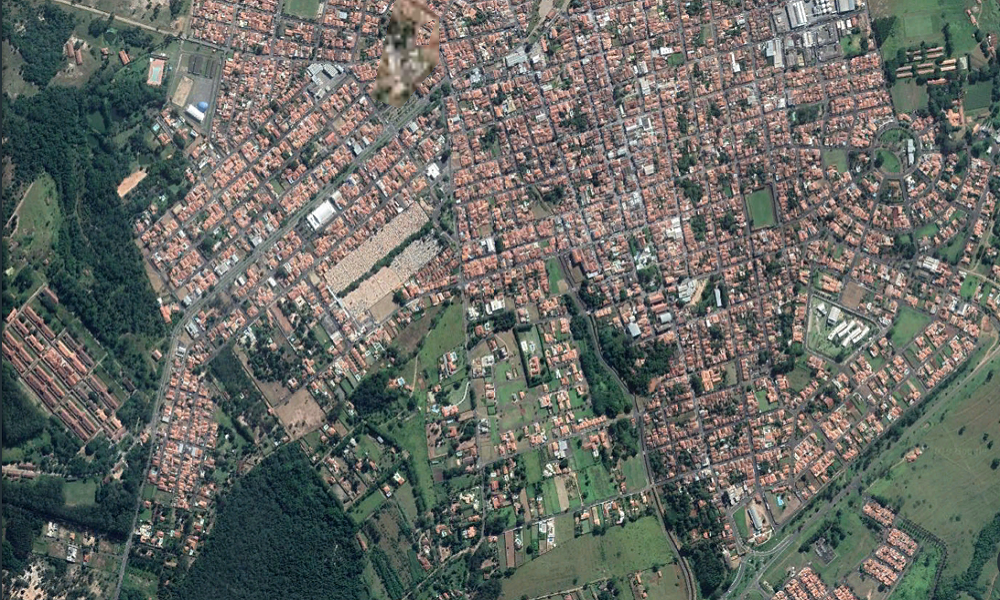
#> input picture satelite/SP santa_rita_do_passaquatro.png, 1000 x 600 px
$ jupyter execute main.ipynb
#> lines starting #> are read from the running program, lines starting #| are printed output that depends on the picture
# Detecção de Regiões Verdes Em Imagens de Satélites
## Porposta Utilizando Python e OpenCV

[cell 1]
import matplotlib.pyplot as plt
import numpy as np
import cv2

[cell 2]
# leitura da imagem usando OpenCV
img0 = cv2.imread('satelite/SP santa_rita_do_passaquatro.png'.format(4))
#> img0 is the input picture: shape (600, 1000, 3); mean B, G, R 100, 105.7, 102.7
img = img0.copy()

# estudamos histogramas de cores
i = 500
histy = []
histr = []
histg = []
histb = []
img = cv2.medianBlur(img, 31)
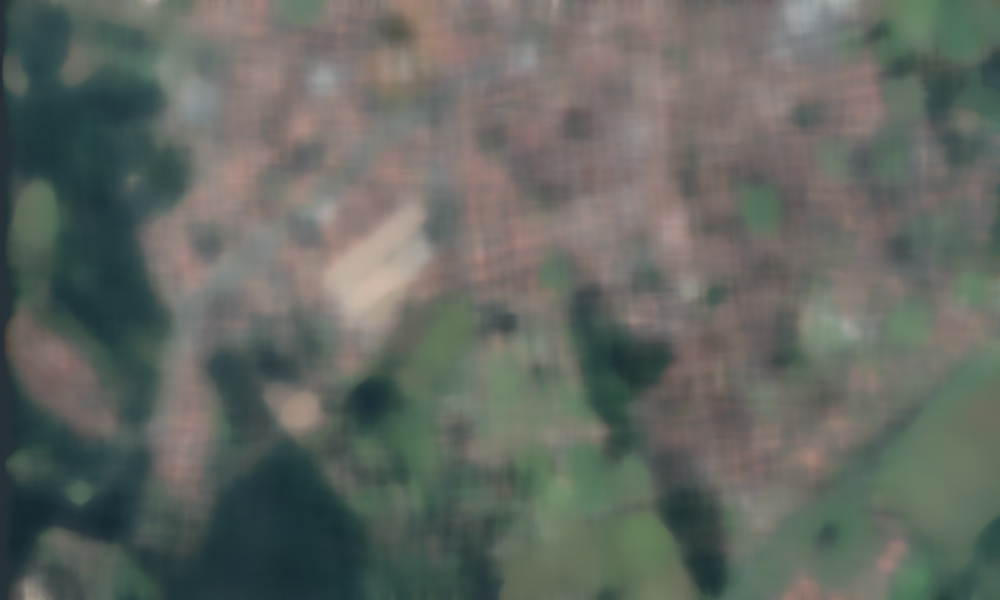
#> img: shape (600, 1000, 3); mean B, G, R 97.8, 104.2, 99.3
for j in range(img.shape[1]):
    r = img[i,j,0]
    g = img[i,j,1]
    b = img[i,j,2]
    y = 0.299 * r + 0.587 * g + 0.114 * b

    histr.append(r)
    histg.append(g)
    histb.append(b)

    histy.append(y)
#> this loop made 1000 passes
#> (r, g, b, y) on passes 1 to 3: (56, 50, 38, 50.43), (56, 50, 38, 50.43), (56, 50, 37, 50.31)
#> after the loop, histb = 1000 values, max 133 at index 744, min 24 at index 33, mean 76.74; histg = 1000 values, max 138 at index 552, min 43 at index 16, mean 93.53; histr = 1000 values, max 127 at index 744, min 49 at index 17, mean 84.54; histy = 1000 values, max 130 at index 744, min 42.74 at index 17, mean 88.93

plt.plot(histr, c='r')
plt.plot(histg, c='g')
plt.plot(histb, c='b')
plt.plot(histy, c = "black")
plt.show()
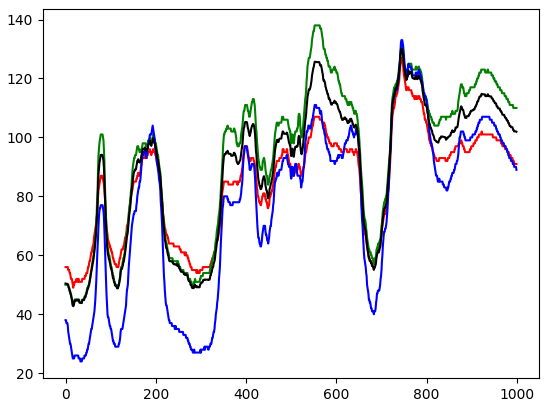
#> figure drawn by matplotlib, 1 panel; curve peaks at x = 744, y = 127; curve peaks at x = 552, y = 138; curve peaks at x = 744, y = 133

[cell 3]
# leitura da imagem usando OpenCV
img = img0.copy()
img = cv2.medianBlur(img0, 21)
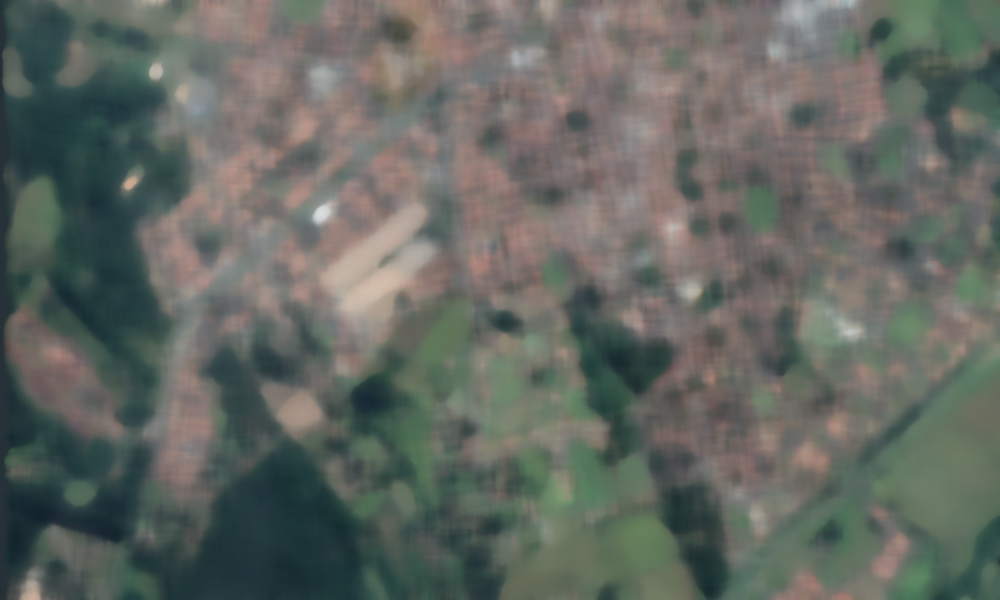
#> img: shape (600, 1000, 3); mean B, G, R 98.1, 104.4, 99.8

def green(img):

    r = img[i,j,0]
    g = img[i,j,1]
    b = img[i,j,2]
    y = 0.299 * r + 0.587 * g + 0.114 * b
    u = 0.436 * (b - y) / (1 - 0.114)
    v = 0.615 * (r - y) / (1 - 0.299)

    return r
    return (u * v > 30 and u < 0 and y < 230 and y > 20)

img[img > 110] = 1
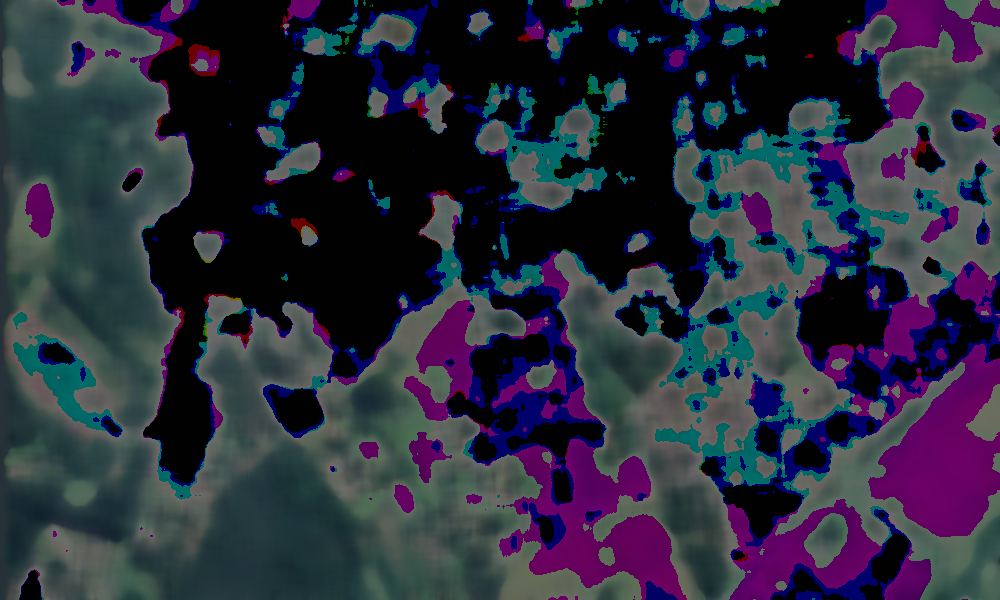
#> img: shape (600, 1000, 3); mean B, G, R 60.6, 45.2, 43.5

plt.figure(figsize=(17,17))
plt.subplot(1,2,1)
plt.imshow(img0)
plt.subplot(1,2,2)
plt.imshow(img)
plt.plot()
#> figure, not shown here; B, G, R data is drawn as R, G, B

$ run again, with satelite/MG araxa.png copied over satelite/SP santa_rita_do_passaquatro.png
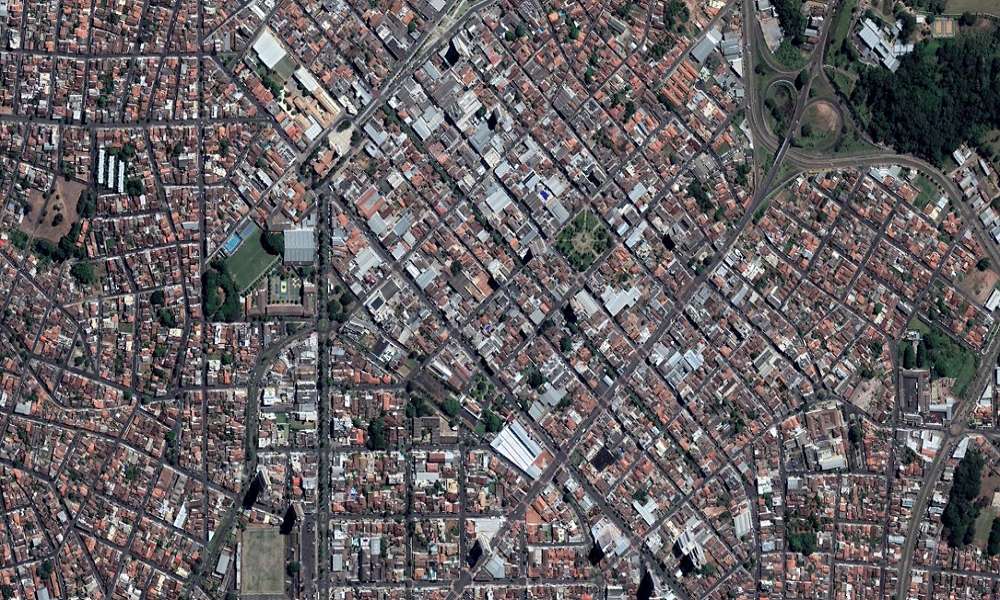
#> input picture satelite/MG araxa.png, 1000 x 600 px
#> img0 is the input picture: shape (600, 1000, 3); mean B, G, R 98.9, 96.1, 100.7
#> `img = cv2.medianBlur(img, 31)`:
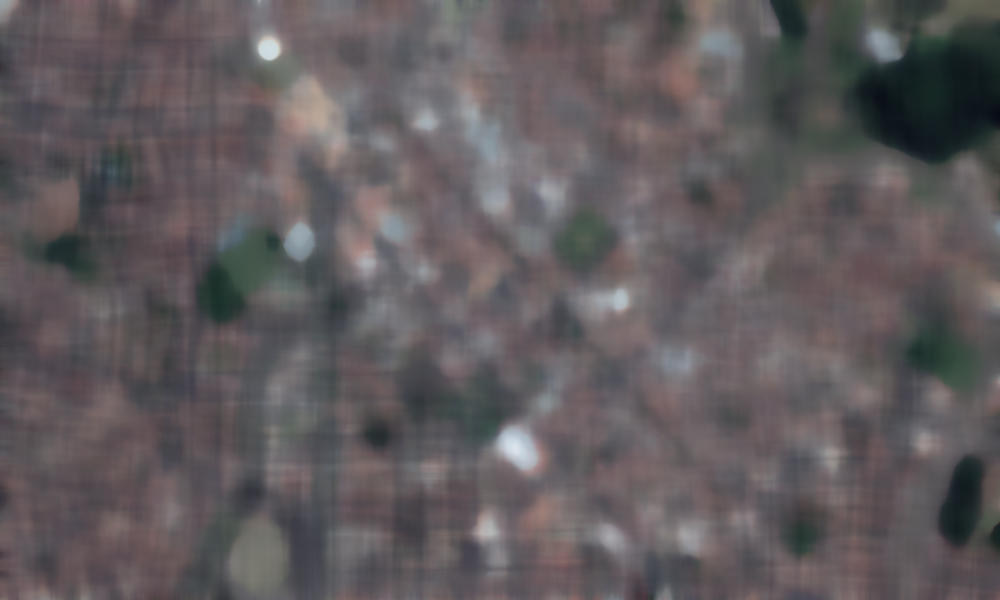
#> img: shape (600, 1000, 3); mean B, G, R 93.4, 90.8, 96.4
#> the loop `for j in range(img.shape[1]):` made 1000 passes
#> (r, g, b, y) on passes 1 to 3: (62, 53, 56, 56.03), (63, 54, 57, 57.03), (63, 57, 61, 59.25)
#> after the loop `for j in range(img.shape[1]):`: histb = 1000 values, max 142 at index 542, min 20 at index 959, mean 93.13; histg = 1000 values, max 121 at index 557, min 30 at index 958, mean 85.14; histr = 1000 values, max 121 at index 557, min 34 at index 959, mean 88.55; histy = 1000 values, max 122.7 at index 557, min 30.06 at index 959, mean 87.07
#> `img[img > 110] = 1`:
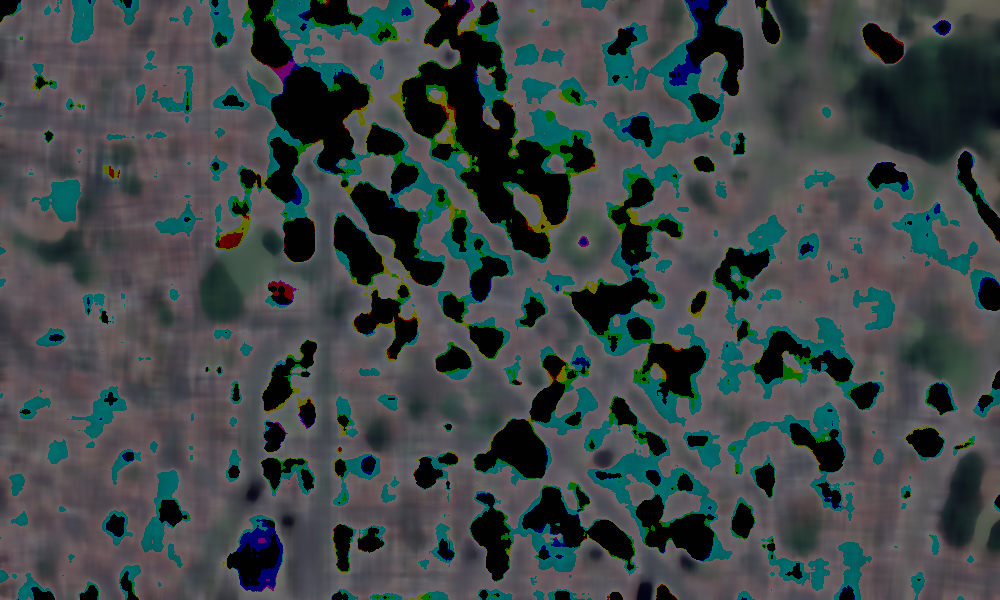
#> img: shape (600, 1000, 3); mean B, G, R 71.6, 71.4, 61.9

$ run again, with satelite/MG capetinga.png copied over satelite/SP santa_rita_do_passaquatro.png
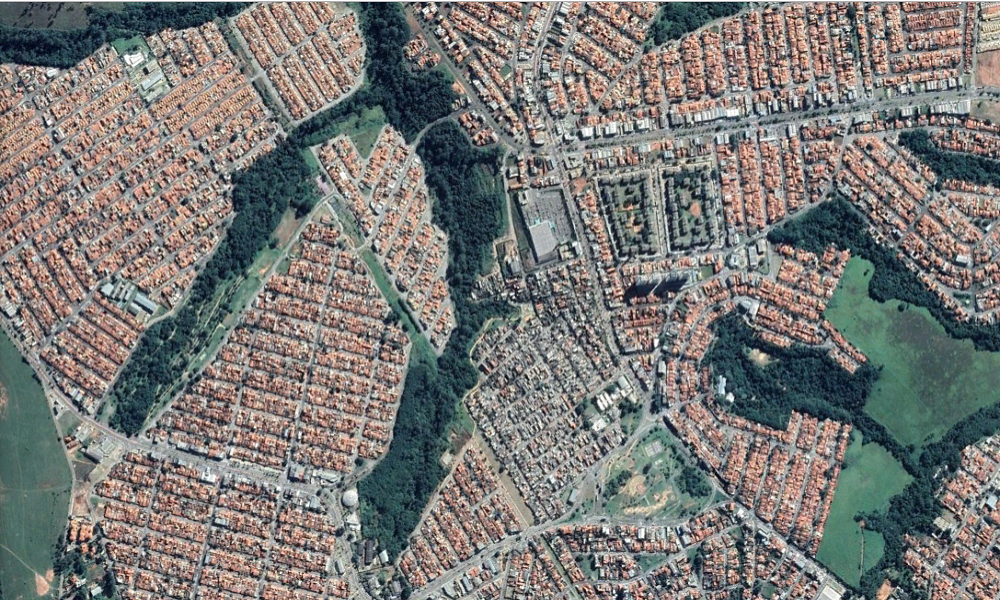
#> input picture satelite/MG capetinga.png, 1000 x 600 px
#> img0 is the input picture: shape (600, 1000, 3); mean B, G, R 118.2, 121, 121.7
#> `img = cv2.medianBlur(img, 31)`:
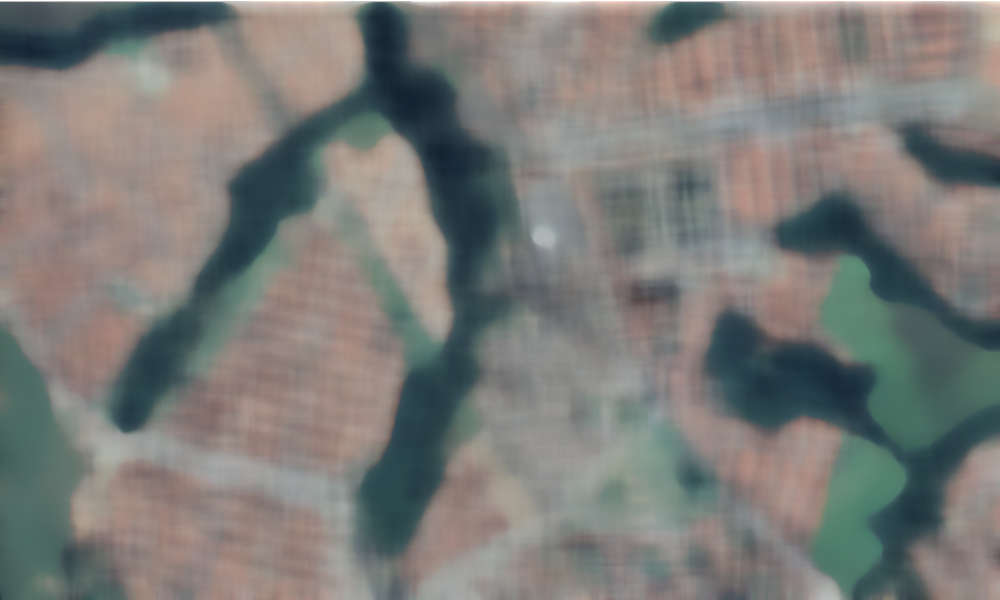
#> img: shape (600, 1000, 3); mean B, G, R 120.1, 123.5, 123.5
#> the loop `for j in range(img.shape[1]):` made 1000 passes
#> (r, g, b, y) on passes 1 to 3: (99, 105, 84, 100.8), (99, 106, 82, 101.2), (100, 106, 82, 101.5)
#> after the loop `for j in range(img.shape[1]):`: histb = 1000 values, max 173 at index 798, min 34 at index 912, mean 123.7; histg = 1000 values, max 162 at index 502, min 58 at index 912, mean 127.7; histr = 1000 values, max 156 at index 303, min 66 at index 911, mean 122.1; histy = 1000 values, max 159.3 at index 502, min 57.66 at index 912, mean 125.6
#> `img[img > 110] = 1`:
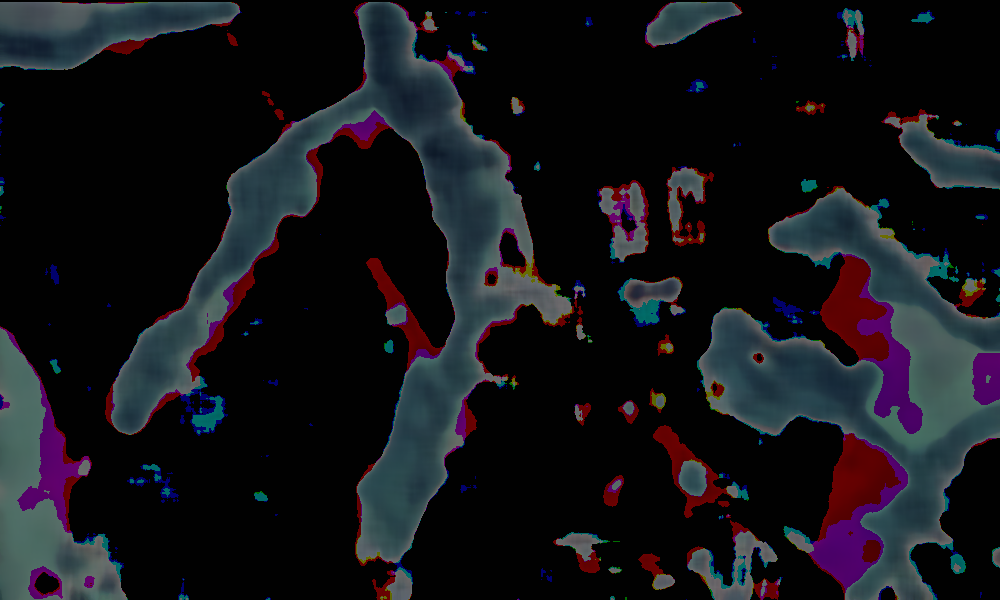
#> img: shape (600, 1000, 3); mean B, G, R 25.2, 20.9, 20.9

$ run again, with satelite/MG mirai.png copied over satelite/SP santa_rita_do_passaquatro.png
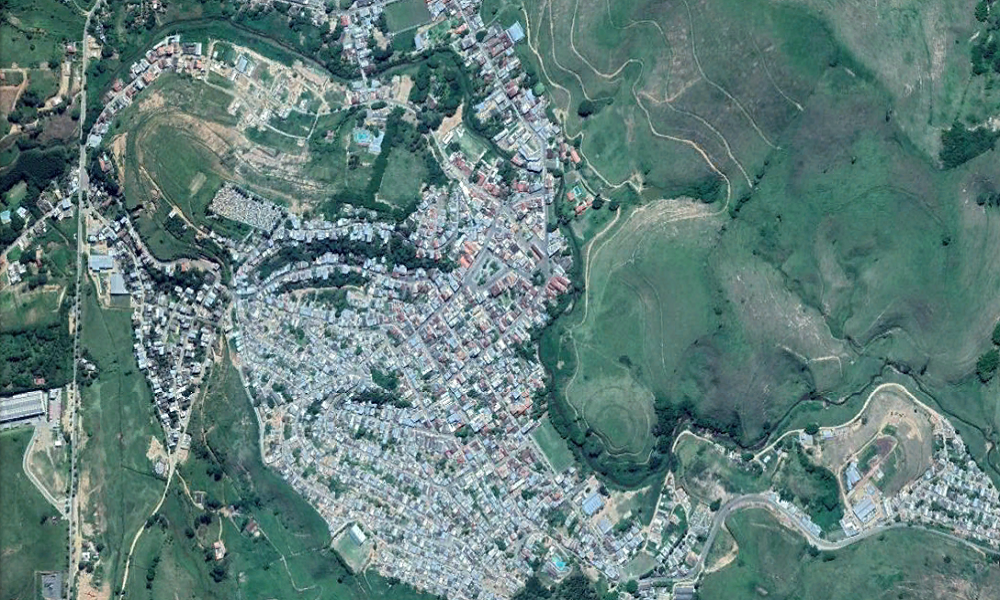
#> input picture satelite/MG mirai.png, 1000 x 600 px
#> img0 is the input picture: shape (600, 1000, 3); mean B, G, R 124.1, 127.1, 98.3
#> `img = cv2.medianBlur(img, 31)`:
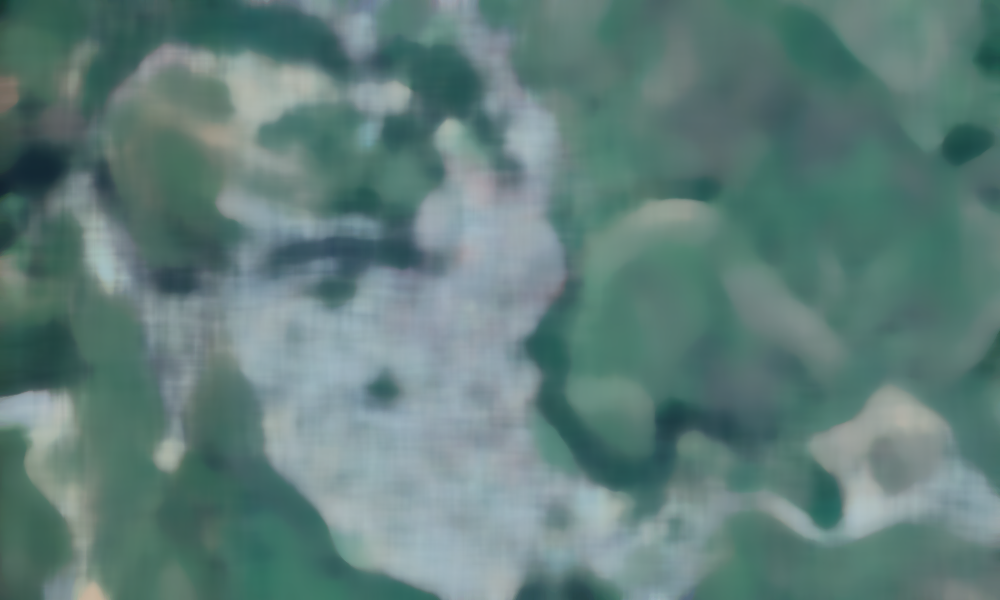
#> img: shape (600, 1000, 3); mean B, G, R 122.4, 126, 96.3
#> the loop `for j in range(img.shape[1]):` made 1000 passes
#> (r, g, b, y) on passes 1 to 3: (79, 93, 63, 85.39), (80, 95, 64, 86.98), (81, 96, 64, 87.87)
#> after the loop `for j in range(img.shape[1]):`: histb = 1000 values, max 177 at index 863, min 38 at index 823, mean 116.3; histg = 1000 values, max 191 at index 859, min 93 at index 0, mean 142.2; histr = 1000 values, max 190 at index 584, min 79 at index 0, mean 140.3; histy = 1000 values, max 188.9 at index 859, min 85.39 at index 0, mean 138.7
#> `img[img > 110] = 1`:
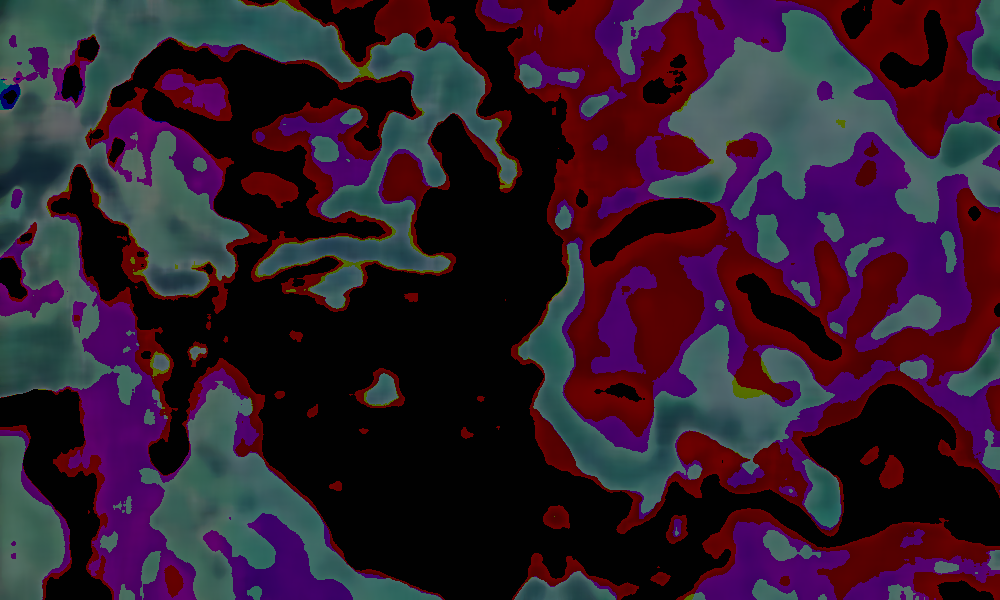
#> img: shape (600, 1000, 3); mean B, G, R 44.6, 28.7, 50.1
